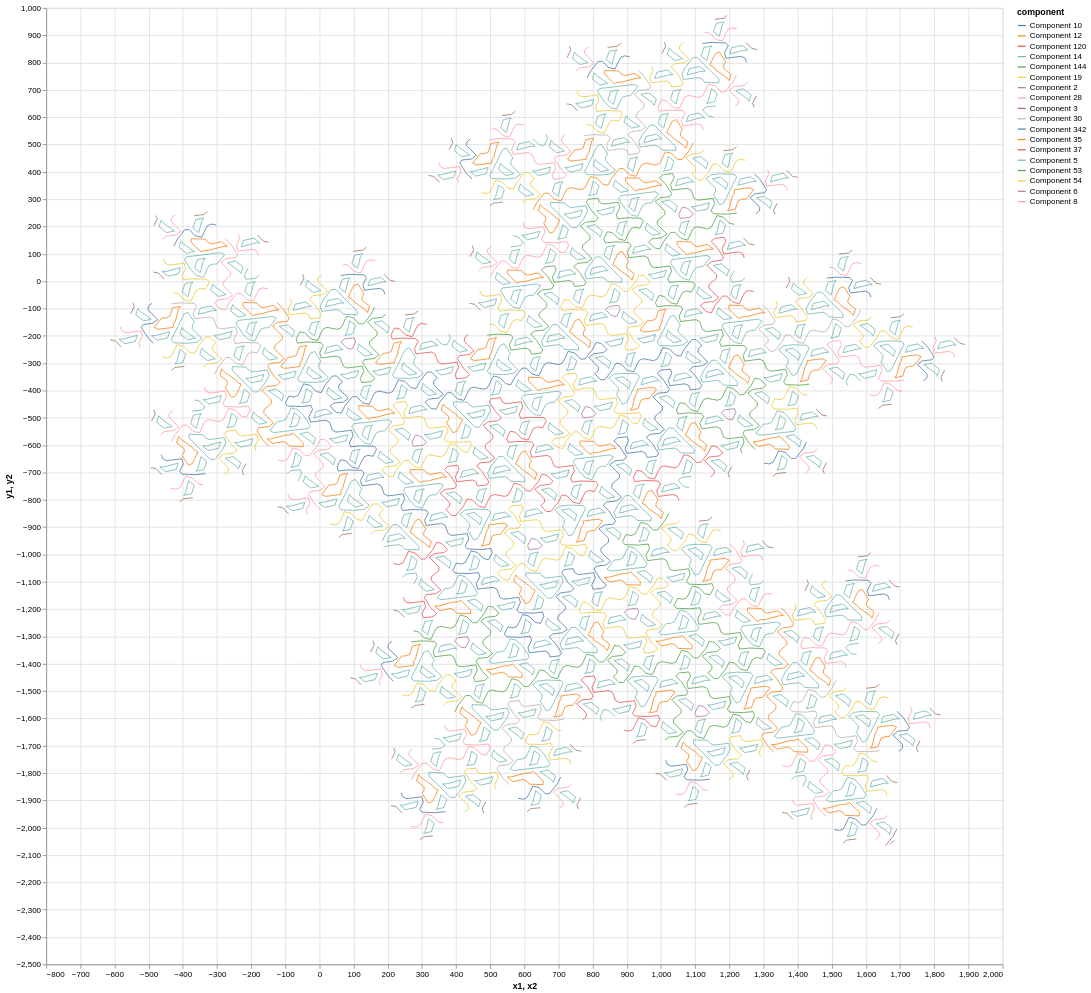

The notebook cell saved with this chart:
### Code cell
# 1278 - 0100100000 only lines. 0000100000 adds some small circuits. 0110100000 is nice, good for swirls.
# edges_selected = [1,2,7, 8]
edges_selected = [0,2,3,6,7,8]
# combo_selected = "0000000000"# Which option for this selection of edges. Assumes non_crossing filtering and I don't like it in general but it makes it easier to compare graphs so I'll keep it for now.
# combo_selected = "0010100000"
combo_selected = '0401001000'
all_edges = generate_map_of_valid_combinations(edges_selected)
non_crossing_options = filter_non_crossing_combinations(all_edges)
max_options = {t: len(non_crossing_options[t]) for t in ALL_TILE_NAMES}
print(''.join([str(v) for k,v in max_options.items()]), end=', ')
print(string_to_combo(combo_selected))
allowed_edges = get_edges_from_combo(non_crossing_options, string_to_combo(combo_selected))#1200001100

fg = filter_edges(big_edge_graph, allowed_edges)
components = find_components(fg) # components is a list of every path.
leaves, circuits, others, unique_comps = comps_and_analysis(fg, components)
# leaves: Unconnected paths.
# circuits: Connected paths.
# others: e.g. 3 lines meet at a single point, this only occurs in more complex setups.
# unique_comps is a dict of leaves, circuits, others filtered to unique length paths.

### Here is some inspiration for analysis.
# chart = plot_big_graph_with_components(fg, leaves, add_labels=False)#, focal_coords=[(244,-171)]
# chart = plot_big_graph_with_components(fg, unique_comps['circuits'], add_labels=False)#, focal_coords=[(244,-171)]
# chart = plot_big_graph_with_components(fg, [unique_comps['circuits'][1]], add_labels=False, via_center=False)
chart = plot_big_graph_with_components(fg, components, add_labels=False)
chart.interactive()

### Figure 1 — Vega specification as saved in the notebook (floating-point values rounded to 4 significant figures; data arrays with more than 128 entries replaced by an {"elided": "..."} marker saying what was removed)
{"$schema": "https://vega.github.io/schema/vega/v5.json", "data": [{"name": "param_1_store"}, {"name": "param_2_store"}, {"name": "source_0", "values": {"elided": "6818 records"}}, {"name": "source_0_color_domain_component", "values": [{"component": "Component 19"}, {"component": "Component 5"}, {"component": "Component 3"}, {"component": "Component 12"}, {"component": "Component 10"}, {"component": "Component 8"}, {"component": "Component 14"}, {"component": "Component 53"}, {"component": "Component 37"}, {"component": "Component 6"}, {"component": "Component 30"}, {"component": "Component 28"}, {"component": "Component 35"}, {"component": "Component 342"}, {"component": "Component 54"}, {"component": "Component 144"}, {"component": "Component 120"}, {"component": "Component 2"}]}], "signals": [{"name": "unit", "value": {}, "on": [{"events": "pointermove", "update": "isTuple(group()) ? group() : unit"}]}, {"name": "param_1", "update": "vlSelectionResolve(\"param_1_store\", \"union\")"}, {"name": "param_2", "update": "vlSelectionResolve(\"param_2_store\", \"union\")"}, {"name": "param_1_x1", "on": [{"events": [{"source": "view", "type": "dblclick"}], "update": "null"}, {"events": {"signal": "param_1_translate_delta"}, "update": "panLinear(param_1_translate_anchor.extent_x, -param_1_translate_delta.x / width)"}, {"events": {"signal": "param_1_zoom_delta"}, "update": "zoomLinear(domain(\"x\"), param_1_zoom_anchor.x, param_1_zoom_delta)"}]}, {"name": "param_1_y1", "on": [{"events": [{"source": "view", "type": "dblclick"}], "update": "null"}, {"events": {"signal": "param_1_translate_delta"}, "update": "panLinear(param_1_translate_anchor.extent_y, param_1_translate_delta.y / height)"}, {"events": {"signal": "param_1_zoom_delta"}, "update": "zoomLinear(domain(\"y\"), param_1_zoom_anchor.y, param_1_zoom_delta)"}]}, {"name": "param_1_tuple", "on": [{"events": [{"signal": "param_1_x1 || param_1_y1"}], "update": "param_1_x1 && param_1_y1 ? {unit: \"\", fields: param_1_tuple_fields, values: [param_1_x1,param_1_y1]} : null"}]}, {"name": "param_1_tuple_fields", "value": [{"field": "x1", "channel": "x", "type": "R"}, {"field": "y1", "channel": "y", "type": "R"}]}, {"name": "param_1_translate_anchor", "value": {}, "on": [{"events": [{"source": "scope", "type": "pointerdown"}], "update": "{x: x(unit), y: y(unit), extent_x: domain(\"x\"), extent_y: domain(\"y\")}"}]}, {"name": "param_1_translate_delta", "value": {}, "on": [{"events": [{"source": "window", "between": [{"source": "scope", "type": "pointerdown"}, {"source": "window", "type": "pointerup"}], "type": "pointermove", "consume": true}], "update": "{x: param_1_translate_anchor.x - x(unit), y: param_1_translate_anchor.y - y(unit)}"}]}, {"name": "param_1_zoom_anchor", "on": [{"events": [{"source": "scope", "type": "wheel", "consume": true}], "update": "{x: invert(\"x\", x(unit)), y: invert(\"y\", y(unit))}"}]}, {"name": "param_1_zoom_delta", "on": [{"events": [{"source": "scope", "consume": true, "type": "wheel"}], "update": "pow(1.001, event.deltaY * pow(16, event.deltaMode))", "force": true}]}, {"name": "param_1_modify", "on": [{"events": {"signal": "param_1_tuple"}, "update": "modify(\"param_1_store\", param_1_tuple, true)"}]}, {"name": "param_2_x1", "on": [{"events": [{"source": "view", "type": "dblclick"}], "update": "null"}, {"events": {"signal": "param_2_translate_delta"}, "update": "panLinear(param_2_translate_anchor.extent_x, -param_2_translate_delta.x / width)"}, {"events": {"signal": "param_2_zoom_delta"}, "update": "zoomLinear(domain(\"x\"), param_2_zoom_anchor.x, param_2_zoom_delta)"}]}, {"name": "param_2_y1", "on": [{"events": [{"source": "view", "type": "dblclick"}], "update": "null"}, {"events": {"signal": "param_2_translate_delta"}, "update": "panLinear(param_2_translate_anchor.extent_y, param_2_translate_delta.y / height)"}, {"events": {"signal": "param_2_zoom_delta"}, "update": "zoomLinear(domain(\"y\"), param_2_zoom_anchor.y, param_2_zoom_delta)"}]}, {"name": "param_2_tuple", "on": [{"events": [{"signal": "param_2_x1 || param_2_y1"}], "update": "param_2_x1 && param_2_y1 ? {unit: \"\", fields: param_2_tuple_fields, values: [param_2_x1,param_2_y1]} : null"}]}, {"name": "param_2_tuple_fields", "value": [{"field": "x1", "channel": "x", "type": "R"}, {"field": "y1", "channel": "y", "type": "R"}]}, {"name": "param_2_translate_anchor", "value": {}, "on": [{"events": [{"source": "scope", "type": "pointerdown"}], "update": "{x: x(unit), y: y(unit), extent_x: domain(\"x\"), extent_y: domain(\"y\")}"}]}, {"name": "param_2_translate_delta", "value": {}, "on": [{"events": [{"source": "window", "between": [{"source": "scope", "type": "pointerdown"}, {"source": "window", "type": "pointerup"}], "consume": true, "type": "pointermove"}], "update": "{x: param_2_translate_anchor.x - x(unit), y: param_2_translate_anchor.y - y(unit)}"}]}, {"name": "param_2_zoom_anchor", "on": [{"events": [{"source": "scope", "consume": true, "type": "wheel"}], "update": "{x: invert(\"x\", x(unit)), y: invert(\"y\", y(unit))}"}]}, {"name": "param_2_zoom_delta", "on": [{"events": [{"source": "scope", "consume": true, "type": "wheel"}], "update": "pow(1.001, event.deltaY * pow(16, event.deltaMode))", "force": true}]}, {"name": "param_2_modify", "on": [{"events": {"signal": "param_2_tuple"}, "update": "modify(\"param_2_store\", param_2_tuple, true)"}]}], "marks": [{"type": "rule", "name": "marks", "from": {"data": "source_0"}, "encode": {"update": {"x2": {"field": "x2", "scale": "x"}, "stroke": {"field": "component", "scale": "color"}, "y": {"field": "y1", "scale": "y"}, "y2": {"field": "y2", "scale": "y"}, "x": {"field": "x1", "scale": "x"}}}, "style": ["rule"], "interactive": true, "clip": true}], "scales": [{"name": "x", "type": "linear", "domain": {"data": "source_0", "fields": ["x1", "x2"]}, "range": [0, {"signal": "width"}], "zero": true, "domainRaw": {"signal": "param_2[\"x1\"]"}, "nice": true}, {"name": "y", "type": "linear", "domain": {"data": "source_0", "fields": ["y1", "y2"]}, "range": [{"signal": "height"}, 0], "zero": true, "domainRaw": {"signal": "param_2[\"y1\"]"}, "nice": true}, {"name": "color", "type": "ordinal", "domain": {"data": "source_0_color_domain_component", "field": "component", "sort": true}, "range": "category"}], "axes": [{"scale": "x", "orient": "bottom", "zindex": 0, "gridScale": "y", "minExtent": 0, "ticks": false, "tickCount": {"signal": "ceil(width/40)"}, "grid": true, "labels": false, "domain": false, "aria": false, "maxExtent": 0}, {"scale": "y", "maxExtent": 0, "zindex": 0, "tickCount": {"signal": "ceil(height/40)"}, "aria": false, "minExtent": 0, "labels": false, "gridScale": "x", "domain": false, "grid": true, "orient": "left", "ticks": false}, {"scale": "x", "labelFlush": true, "labelOverlap": true, "grid": false, "orient": "bottom", "zindex": 0, "title": "x1, x2", "tickCount": {"signal": "ceil(width/40)"}}, {"scale": "y", "labelOverlap": true, "tickCount": {"signal": "ceil(height/40)"}, "zindex": 0, "grid": false, "title": "y1, y2", "orient": "left"}], "legends": [{"stroke": "color", "symbolType": "stroke", "title": "component"}], "background": "white", "padding": 5, "height": 1200, "width": 1200, "style": "cell"}
